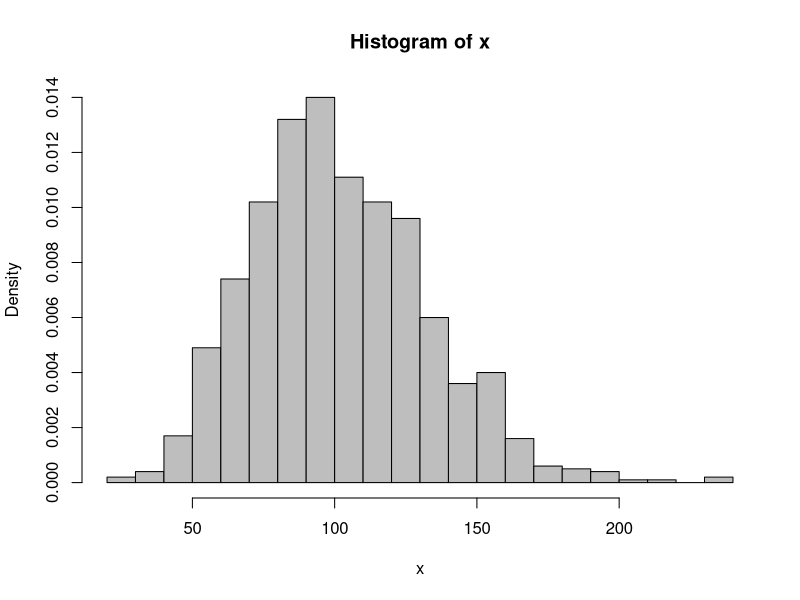

Recreate this plot in R. (Note: this script raises an error after producing the figure.)
kappa = 10
theta = 10
N = 1000
gammaSim <- function(N, kappa, theta){
  x <- rgamma(N, shape = kappa, scale = theta)
  hist(x, freq = FALSE, breaks = 30, col = "grey")
  
  #Plotting lines
  xfit = seq(min(gam), max(gam), length = 2000)
  yfit = dgamma(xfit, shape = kappa, scale = theta)
  
  lines(xfit, yfit)
  
  q=quantile(x,c(.1,.3,.5,.7,.9))
  abline(v=q)
  
  return (q)
}
#par(mfrow=(1, 1))
q = gammaSim(N, kappa, theta)
gammaPred <- function(par, q){

  #Parameters
  kappa = par[1]
  theta = par[2]
  
  #Cuts for quantiles
  cuts = c(0, q, Inf)
  p = c()
  
  for (i in (1:length(cuts)-1)){
    p[i] = pgamma(i+1, kappa, scale = theta) - pgamma(i, kappa, scale = theta)
  }
  return(p)
}
gammaPred(c(kappa, theta), q)

xfit = seq(min(gam), max(gam), length = 2000)
yfit = dgamma(xfit, shape = kappa, scale = theta)

lines(xfit, yfit)
library(e1071)

#Q: 3
mean = c()
median = c()
iqr = c()
range = c()
skew = c()

N = 10000
kappa = 1
for (i in c(1:10)){
  gam <- gammaSim(N, kappa, i)
  summary <- summary(gam)
  mean <- c(mean, summary[4])
  median <- c(median, summary[3])
  iqr <- c(iqr, summary[5] - summary[2])
  range <- c(range, summary[6] - summary[1])
  skew <- c(skew, skewness(gam))
}

mean
median
iqr
range
skew

#The mean and the median of the distribution increases as the scale parameter increases. 
#The spread, denoted by IQR and Range also increases
#The skewness of the distribution remains almost constant.


#Q 4)

mean = c()
median = c()
iqr = c()
range = c()
skew = c()

N = 10000
kappa = 1

for (i in c(1:10)){
  gam <- gammaSim(10000, 1, i)
  summary <- summary(gam)
  mean <- c(mean, summary[4])
  median <- c(median, summary[3])
  iqr <- c(iqr, summary[5] - summary[2])
  range <- c(range, summary[6] - summary[1])
  skew <- c(skew, skewness(gam))
}

mean
median
iqr
range
skew

#The effect on the distribution is similar to the previous one.

#Q 5)

mean = c()
median = c()
iqr = c()
range = c()
skew = c()


N = 10000
theta = 5
kappa_mul = c(1, 2, 3, 4, 5, 10, 20)

for (i in kappa_mul){
  gam <- gammaSim(10000, i, 5)
  summary <- summary(gam)
  mean <- c(mean, summary[4])
  median <- c(median, summary[3])
  iqr <- c(iqr, summary[5] - summary[2])
  range <- c(range, summary[6] - summary[1])
  skew <- c(skew, skewness(gam))
}

mean
median
iqr
range
skew


#The mean and median increase proportional to the increase in the shape parameter. 
#Same goes for IQR and range
#The skew decreases, the distribution shifting leftwards (But not left skewed yet)